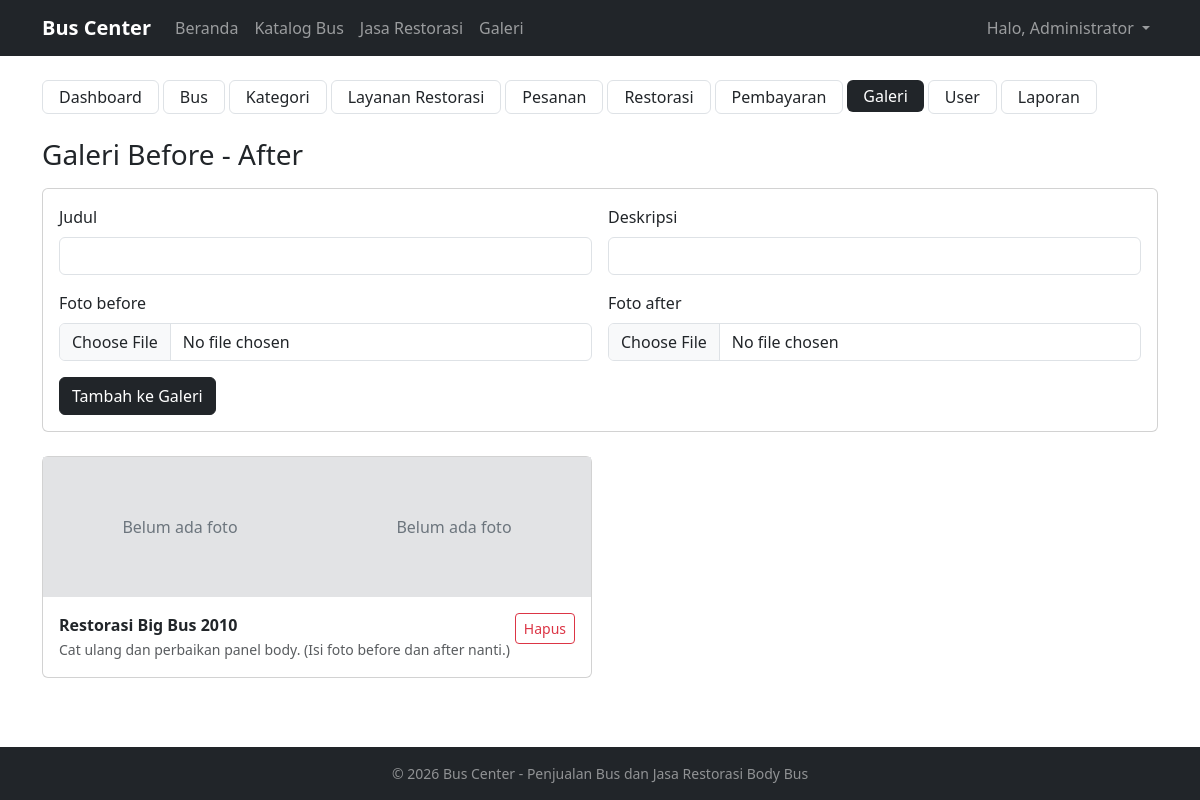
Page /admin/galeri/index.php (signed in) on the committed database.
### tables this page shows
CREATE TABLE galeri_restorasi (
  id          INT AUTO_INCREMENT PRIMARY KEY,
  judul       VARCHAR(150) NOT NULL,
  foto_before VARCHAR(255) DEFAULT NULL,
  foto_after  VARCHAR(255) DEFAULT NULL,
  deskripsi   TEXT
);

### admin/galeri/index.php (the view, shortened to what this page needs)
<?php
$galeri = db_all("SELECT * FROM galeri_restorasi ORDER BY id DESC");
require_once __DIR__ . '/../../includes/header.php';
require_once __DIR__ . '/../../includes/admin_menu.php';
?>
<h3 class="mb-3">Galeri Before - After</h3>
<form method="POST" enctype="multipart/form-data" class="card card-body mb-4">
    <div class="row g-3">
        <div class="col-md-6"><label class="form-label">Judul</label><input type="text" name="judul" class="form-control" required></div>
        <div class="col-md-6"><label class="form-label">Deskripsi</label><input type="text" name="deskripsi" class="form-control"></div>
        <div class="col-md-6"><label class="form-label">Foto before</label><input type="file" name="foto_before" class="form-control" accept="image/*"></div>
        <div class="col-md-6"><label class="form-label">Foto after</label><input type="file" name="foto_after" class="form-control" accept="image/*"></div>
    </div>
    <button name="tambah" class="btn btn-dark mt-3 align-self-start">Tambah ke Galeri</button>
</form>
<div class="row g-3">
<?php foreach ($galeri as $g): ?>
    <div class="col-md-6">
        <div class="card">
            <div class="row g-0">
                <div class="col-6"><?= tampil_gambar('restorasi', $g['foto_before'], 'Before', 140) ?></div>
                <div class="col-6"><?= tampil_gambar('restorasi', $g['foto_after'], 'After', 140) ?></div>
            </div>
            <div class="card-body d-flex justify-content-between align-items-start">
                <div><strong><?= e($g['judul']) ?></strong><br><small class="text-muted"><?= e($g['deskripsi']) ?></small></div>
                <form method="POST" onsubmit="return confirm('Hapus item galeri ini?');">
                    <button name="hapus" class="btn btn-sm btn-outline-danger">Hapus</button>
                </form>
            </div>
        </div>
    </div>
<?php endforeach; ?>
</div>
<?php require_once __DIR__ . '/../../includes/footer.php'; ?>

### includes/fungsi.php (shortened to what this page needs)
<?php
function e($teks) {
    return htmlspecialchars((string)($teks ?? ''), ENT_QUOTES, 'UTF-8');
}
function db_stmt($sql, $types, $params) {
    global $koneksi;
    $st = mysqli_prepare($koneksi, $sql);
    mysqli_stmt_execute($st);
    return $st;
}
function db_all($sql, $types = '', $params = []) {
    $st = db_stmt($sql, $types, $params);
    return mysqli_fetch_all(mysqli_stmt_get_result($st), MYSQLI_ASSOC);
}
function img_url($folder, $file) {
    return $file ? BASE_URL . '/uploads/' . $folder . '/' . rawurlencode($file) : null;
}
function tampil_gambar($folder, $file, $alt = '', $tinggi = 200) {
    $u = img_url($folder, $file);
    return '<div class="bg-secondary-subtle text-secondary d-flex align-items-center justify-content-center w-100" style="height:'
         . (int)$tinggi . 'px">Belum ada foto</div>';
}

### rows in the picture
galeri_restorasi: judul "Restorasi Big Bus 2010", deskripsi "Cat ulang dan perbaikan panel body. (Isi foto before dan after nanti.)"

### other values in the picture
APP_NAME "Bus Center"
$_SESSION['nama'] "Administrator"
$label "Dashboard"
$label "Bus"
$label "Kategori"
$label "Layanan Restorasi"
$label "Pesanan"
$label "Restorasi"
$label "Pembayaran"
$label "Galeri"
$label "User"
$label "Laporan"
